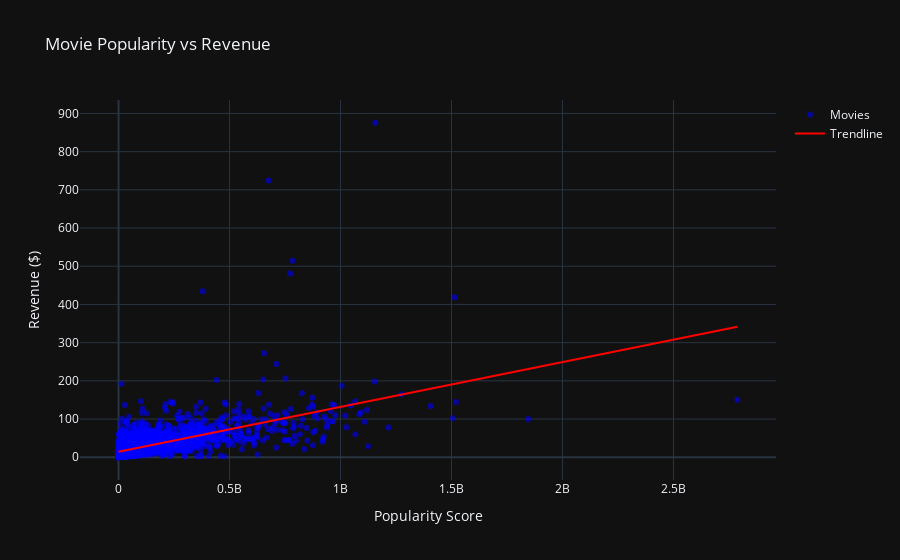

Notebook code cell kept with this figure:
### Markdown cell above
### Revenue vs Popularity

### Code cell
filtered_movies = movies[movies["revenue"] > 0]

# Get revenue and popularity values
x = filtered_movies["revenue"]
y = filtered_movies["popularity"]

# Fit a linear regression model (1st-degree polynomial)
slope, intercept = np.polyfit(x, y, 1)

# Generate predicted values
trendline = slope * x + intercept

# Scatter plot
fig = go.Figure()
fig.add_trace(go.Scatter(x=x, y=y, mode="markers",
                         marker=dict(color="blue", opacity=0.6),
                         name="Movies"))

# Trendline
fig.add_trace(go.Scatter(
    x=x, y=trendline,
    mode="lines",
    line=dict(color="red", width=2),
    name="Trendline"
))

# Layout
fig.update_layout(title="Movie Popularity vs Revenue",
                  xaxis_title="Popularity Score",
                  yaxis_title="Revenue ($)",
                  template="plotly_dark")

fig.show()

correlation = np.corrcoef(x, y)[0, 1]
print(f"Correlation Coefficient: {correlation:.2f}")

### Figure 1 — Plotly figure (JSON) as saved in the notebook; plotly's stock layout.template omitted (floating-point values rounded to 4 significant figures; data arrays with more than 128 entries replaced by an {"elided": "..."} marker saying what was removed)
{"data": [{"marker": {"color": "blue", "opacity": 0.6}, "mode": "markers", "name": "Movies", "type": "scatter", "x": {"elided": "3345 int values"}, "y": {"elided": "3345 float values"}}, {"line": {"color": "red", "width": 2}, "mode": "lines", "name": "Trendline", "type": "scatter", "x": {"elided": "3345 int values"}, "y": {"elided": "3345 float values"}}], "layout": {"title": {"text": "Movie Popularity vs Revenue"}, "xaxis": {"title": {"text": "Popularity Score"}}, "yaxis": {"title": {"text": "Revenue ($)"}}}}
